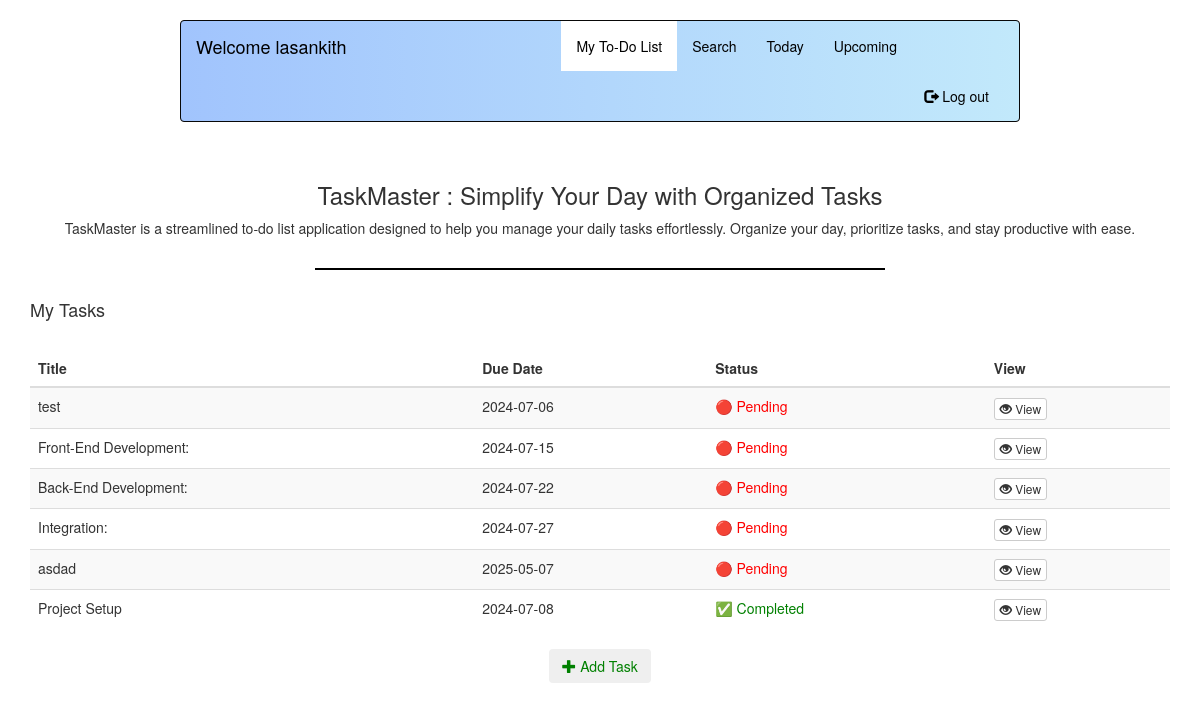
Page /pages/myList.php (signed in) on the committed database.
### tables this page shows
CREATE TABLE `tasktb` (
  `taskID` int(255) NOT NULL,
  `username` varchar(500) NOT NULL,
  `title` varchar(500) NOT NULL,
  `description` varchar(500) NOT NULL,
  `due_dates` date NOT NULL,
  `status` varchar(500) NOT NULL
);

### pages/myList.php (the view, shortened to what this page needs)
<?php
$servername = "localhost";
$username = "root";
$password = "";
$dbname = "tododb";
$conn = new mysqli($servername, $username, $password, $dbname);
$username = $_SESSION["username"];
$sql = "SELECT * FROM tasktb WHERE username = '$username' ORDER BY status ASC, due_dates ASC";
$result = $conn->query($sql);
?>
<!DOCTYPE html>
<html lang="en">
<head>
  <link rel="stylesheet" href="https://maxcdn.bootstrapcdn.com/bootstrap/3.4.1/css/bootstrap.min.css">
  <link rel="stylesheet" href="../css/navStyle.css">
  <link rel="stylesheet" href="https://cdnjs.cloudflare.com/ajax/libs/bootstrap-datepicker/1.9.0/css/bootstrap-datepicker.min.css">
</head>
<body>
<nav class="navbar navbar-inverse">
  <div class="container-fluid">
    <div class="navbar-header">
      <a class="navbar-brand" href="#">Welcome <?php echo htmlspecialchars($_SESSION["username"]); ?></a>
    </div>
    <div class="collapse navbar-collapse" id="myNavbar">
      <ul class="nav navbar-nav">
        <li class="active"><a href="#">My To-Do List</a></li>
        <li><a href="#" data-toggle="modal" data-target="#searchModal">Search</a></li>
        <li><a href="todayTasksPopup.php">Today</a></li>
        <li><a href="upcomingTasks.php">Upcoming</a></li>
      </ul>
      <ul class="nav navbar-nav navbar-right">
        <li><a href="logout.php"><span class="glyphicon glyphicon-log-out"></span> Log out</a></li>
      </ul>
    </div>
  </div>
</nav>
<div class="container">
  <br>
  <h3 align="center">TaskMaster : Simplify Your Day with Organized Tasks</h3>
  <p align="center">TaskMaster is a streamlined to-do list application designed to help you manage your daily tasks effortlessly. Organize your day, prioritize tasks, and stay productive with ease.</p>
  <br>
    <hr style="border-top: 2px solid black;width: 50%;margin: auto;"><br>
  <div class="row">
    <div class="col-md-12">
      <h4>My Tasks</h4><br>
      <table class="table table-striped">
        <thead>
          <tr>
            <th>Title</th>
            <th>Due Date</th>
            <th>Status</th>
            <th>View</th>
          </tr>
        </thead>
        <tbody>
          <?php
          if ($result->num_rows > 0) {
              while ($row = $result->fetch_assoc()) {
                  echo "<tr>";
                  echo "<td>" . $row["title"] . "</td>";
                  echo "<td>" . $row["due_dates"] . "</td>";
                  echo "<td class='" . ($row["status"] == 1 ? "status-completed" : "status-pending") . "'>" . ($row["status"] == 1 ? "Completed" : "Pending") . "</td>";
                  echo "<td>";
                  echo '<a href="#" class="btn btn-default btn-xs view-task" data-id="' . $row["taskID"] . '"><span class="glyphicon glyphicon-eye-open"></span> View</a>';
                  echo "</td>";
                  echo "</tr>";
              }
          } else {
              echo "<tr><td colspan='4'>No tasks found.</td></tr>";
          }
          ?>
        </tbody>
      </table>
    </div>
  </div>
  <div class="row">
    <div class="col-md-12 text-center">
      <button type="button" class="btn btn-add-task" data-toggle="modal" data-target="#addTaskModal">
        <span class="glyphicon glyphicon-plus"></span> Add Task
      </button>
    </div>
  </div>
</div>
<?php include 'addTaskForm.php'; ?>
<?php include 'viewTaskForm.php'; ?>
<?php include 'editTaskForm.php'; ?>
</body>
</html>

### css/navStyle.css (style rules this page uses)
body { background-image: url("../images/3.png"); background-repeat: no-repeat; background-size: cover; background-attachment: fixed; }
.navbar { background: linear-gradient(to right, #a1c4fd, #c2e9fb); width: 70%; margin: 20px auto 20px; }
.navbar-brand, .nav > li > a { color: black !important; }
.navbar-brand { margin-right: 200px; }
.nav > li > a:hover, .nav > li.active > a { background-color: white !important; color: black !important; }
.container { width: 70%; margin: 0 auto; background-color: white; }
.btn-add-task { color: green; }
.btn-add-task .glyphicon { color: green; }

### pages/myList.php (style rules this page uses)
.status-pending { color: red; }
.status-completed { color: green; }
.status-pending::before { content: "🔴 "; }
.status-completed::before { content: "✅ "; }

### rows in the picture
tasktb: title "test", due_dates "2024-07-06", status "Pending"
tasktb: title "Front-End Development:", due_dates "2024-07-15", status "Pending"
tasktb: title "Back-End Development:", due_dates "2024-07-22", status "Pending"
tasktb: title "Integration:", due_dates "2024-07-27", status "Pending"
tasktb: title "asdad", due_dates "2025-05-07", status "Pending"
tasktb: title "Project Setup", due_dates "2024-07-08", status "Completed"

### other values in the picture
$_SESSION["username"] "lasankith"
